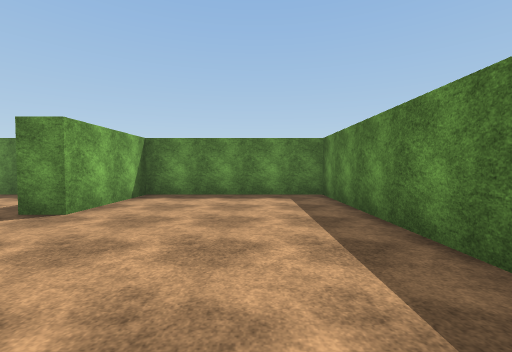
view 1 (above)

19 first-person views from a walk through a Unity game level. The camera is 1.5 m above the floor, tilts 2° down and sees 90° across. The floor is counted in squares, 2 m on a side. Each view is taken from the middle of a square. On the plan, view 1 faces up. The plan holds only what a view shows up to about 9 squares ahead; the rest is blank. The place goes on beyond the plan. The player character is not drawn. Some surface patterns are stand-ins.

view 2
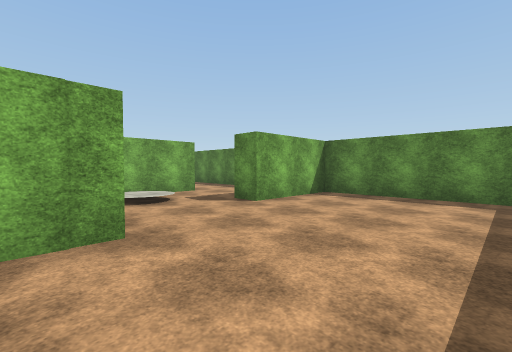

view 3
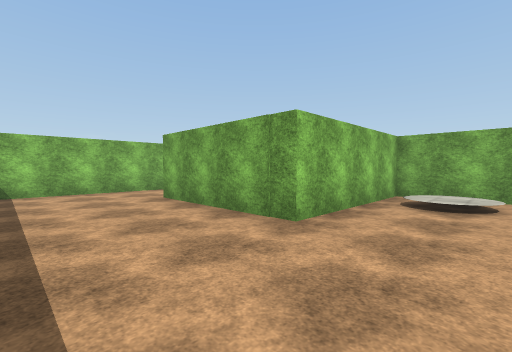

view 4
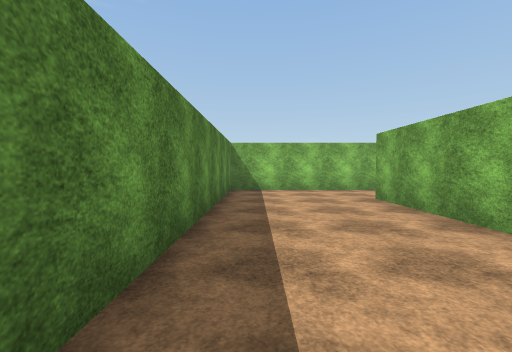

view 5
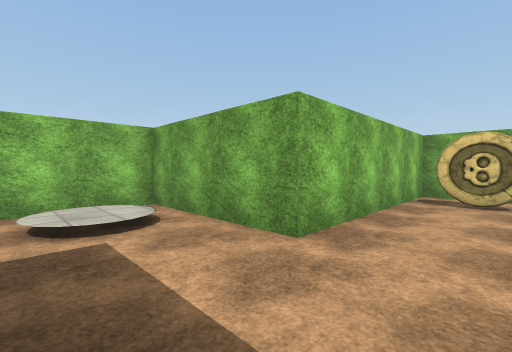

view 6
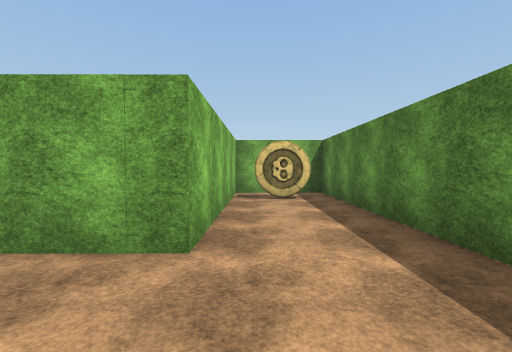

view 7
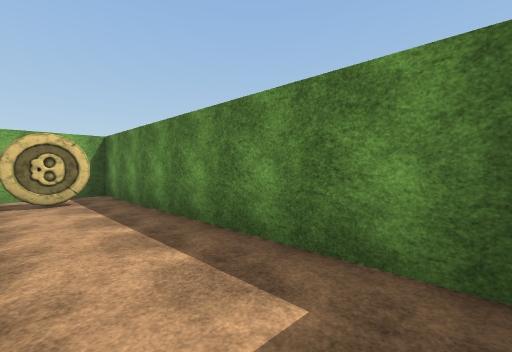

view 8
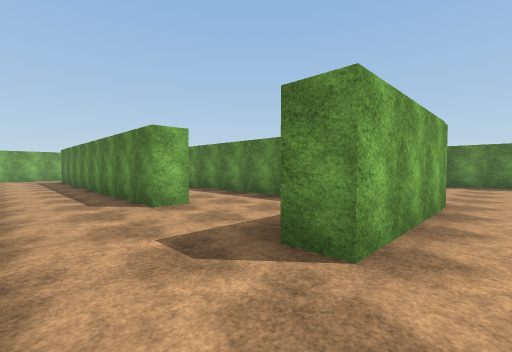

view 9
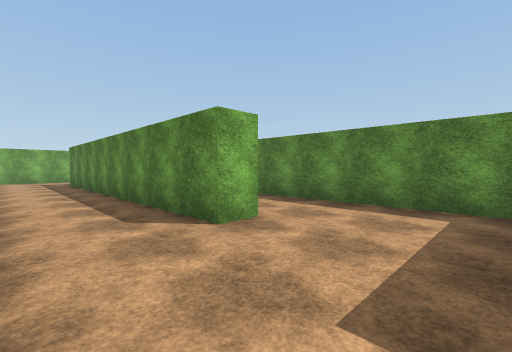

view 10
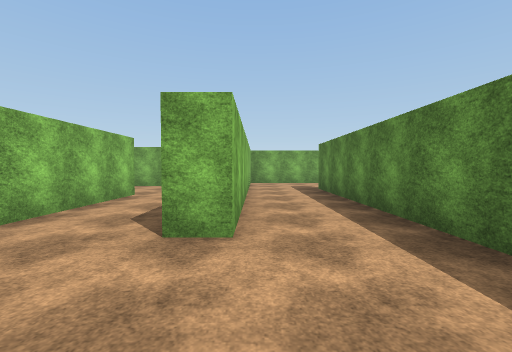

view 11
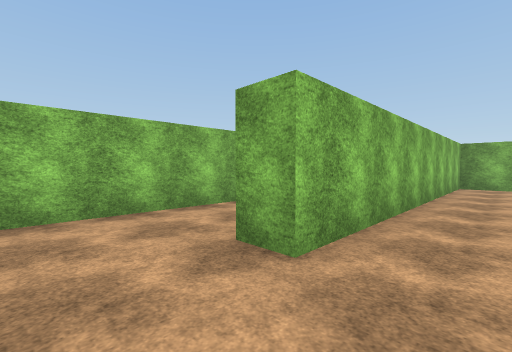

view 12
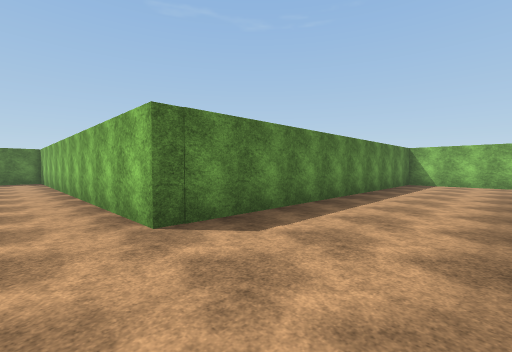

view 13
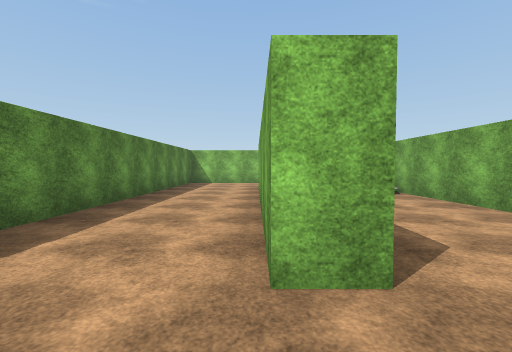

view 14
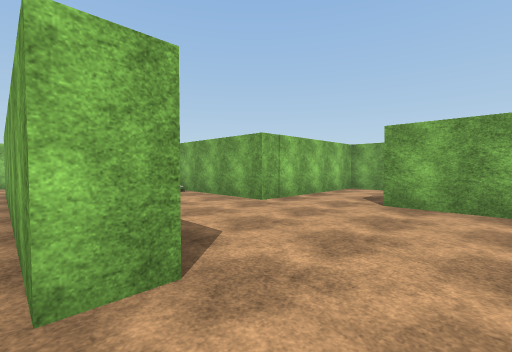

view 15
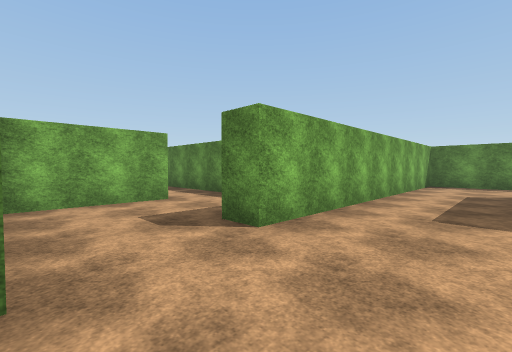

view 16
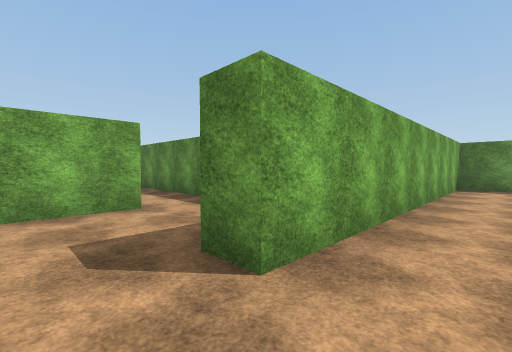

view 17
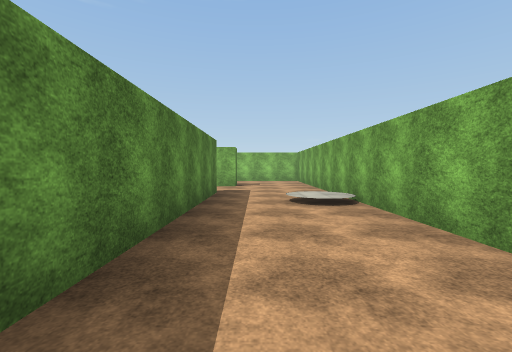

view 18
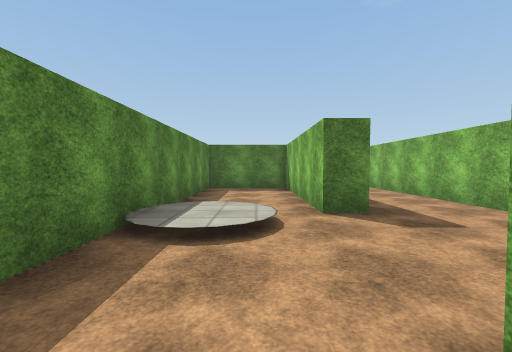

view 19
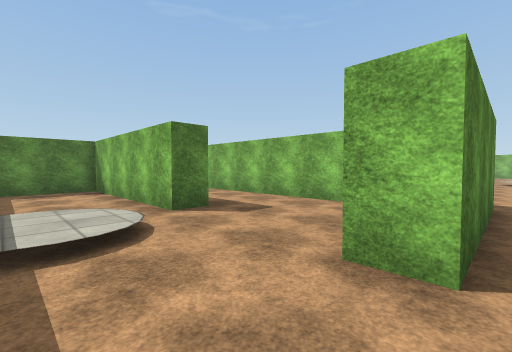

### Floor plan
Key: @ floor where view 1 was taken; # wall or solid block; . main floor; : floor 0.25 m higher than the main floor; / step, stairs or slope; C coin.
Columns run from 26 left of view 1 to 2 right of it. Each row starts with its distance up from view 1.
  7               ###############
  6               #.C......#....#
  5               #........#....#
  4        #############........#
  3        #.....::....#./......#
  2        #.....//....#.:/.....#
  1        #...#...##########...#
  0        #...#...##########.@.#
 -1        #...#............#...#
 -2        #...#............#...#
 -3 #####  #...##########...#...#
 -4  ..... #....................#
 -5    ....#....................#
 -6     #.......##..#############
 -7     #.......##..#
 -8     #####...##..#
 -9         #...##..#
-10         #...##..#
-11         #//.##..#
-12         #//.##..#
-13         #...##..#
-14         #.......#
-15         #......

Positions as (right, up) in squares from view 1, and headings:
1: (0, 0), facing up
2: (1, 0), facing up-left
3: (1, 3), facing down-left
4: (1, 3), facing down
5: (-4, 6), facing down-left
6: (-4, 5), facing left
7: (-4, 5), facing up-left
8: (-1, -5), facing up-left
9: (-3, -5), facing up-left
10: (-3, -2), facing left
11: (-4, -1), facing down-left
12: (-13, -4), facing down-right
13: (-13, -4), facing down
14: (-13, -4), facing down-left
15: (-16, -8), facing up-left
16: (-17, -7), facing up-left
17: (-15, -6), facing down
18: (-16, 2), facing right
19: (-16, 3), facing down-right
